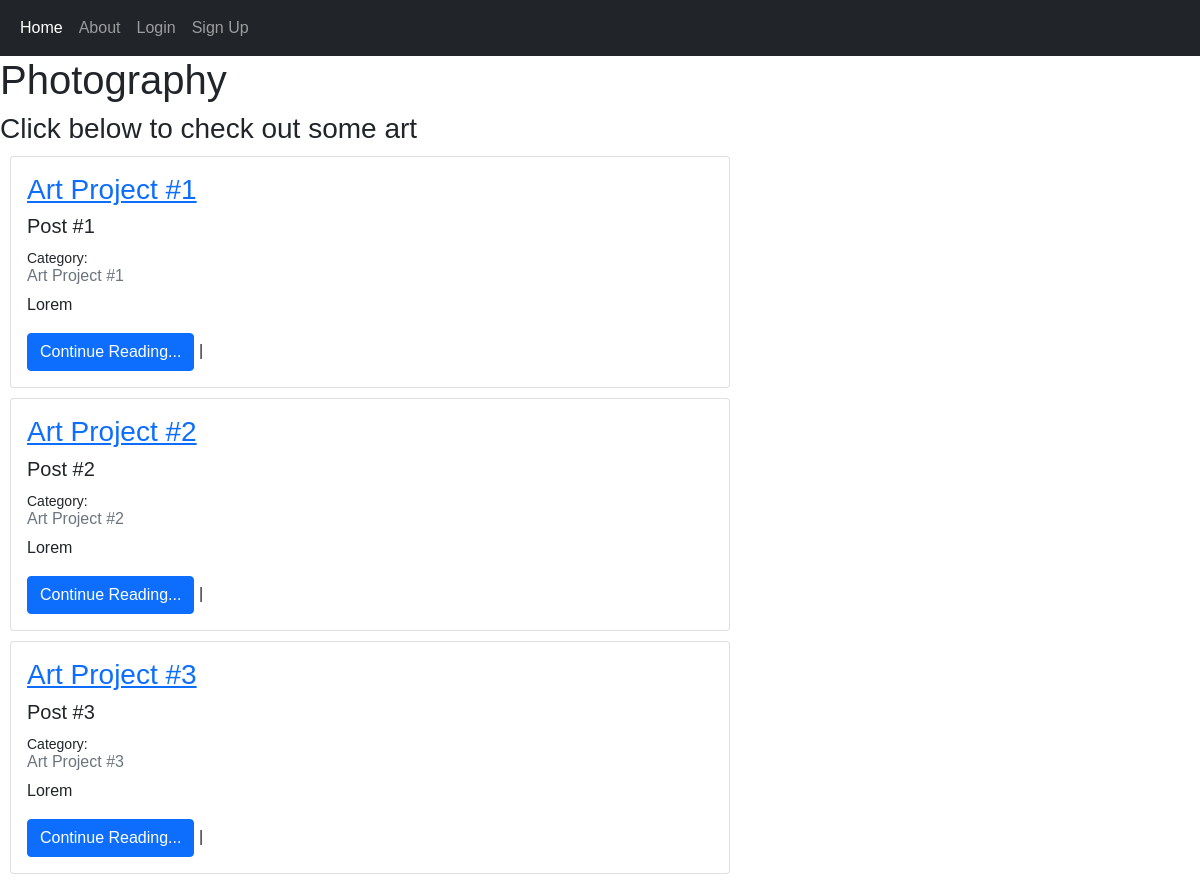
/posts/, run on the app's committed database.
### posts/models.py (models this page shows, shortened)
class Post(models.Model):
    title = models.CharField(max_length=128)
    text = models.TextField()

### posts/views.py (the view)
# urls.py: path('', PostListView.as_view(), name='posts_list'),
class PostListView(ListView):
    template_name = "posts/list.html"
    model = Post

### templates/posts/list.html (shortened to what this page needs)
{% extends 'base.html' %}
{% block content %}
<h1>Photography</h1>
<h3>Click below to check out some art</h3>
{% for post in post_list %}
<div class="card" style="padding: 10; margin: 10px; width: 60%;">
    <div class="card-body">
        <h3>
            <a href="{% url 'post_detail' post.id %}">{{ post.title }}</a>
        </h3>
        <h5 class="card-title">Post #{{ post.id }}</h5>
        <small>Category: {{ post.theme }}</small>
        <h6 class="card-subtitle mb-2 text-muted">{{ post.title }}</h6>
        <p class="card-text">{{ post.text|truncatechars:512 }}</p>
        <a href="{% url 'post_detail' post.id %}" class="btn btn-primary">Continue Reading...</a> |
    </div>
</div>
{% endfor %}
{% endblock content %}

### static/CSS/main.css (style rules this page uses)
body { font-family: Arial, Helvetica, sans-serif; }
* { box-sizing: border-box; }

### data on the page
Post: title "Art Project #1", id "1", text "Lorem"
Post: title "Art Project #2", id "2", text "Lorem"
Post: title "Art Project #3", id "3", text "Lorem"
